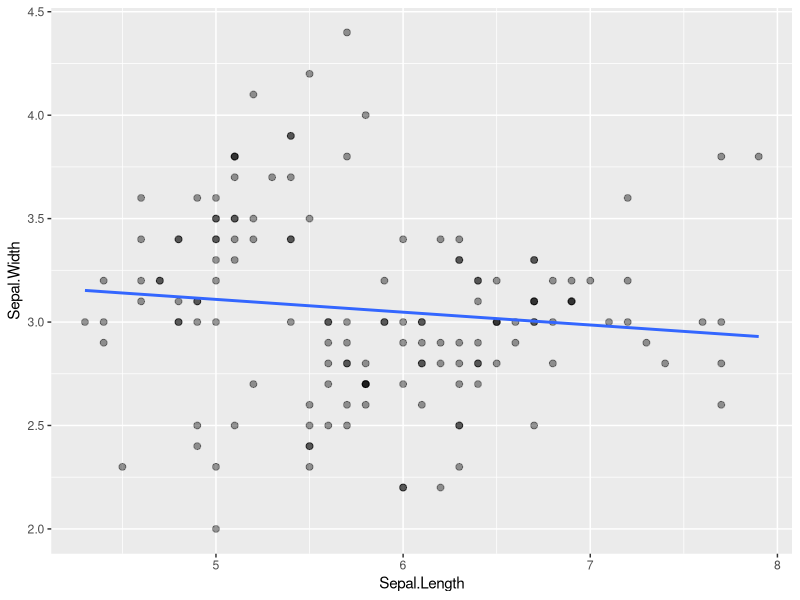
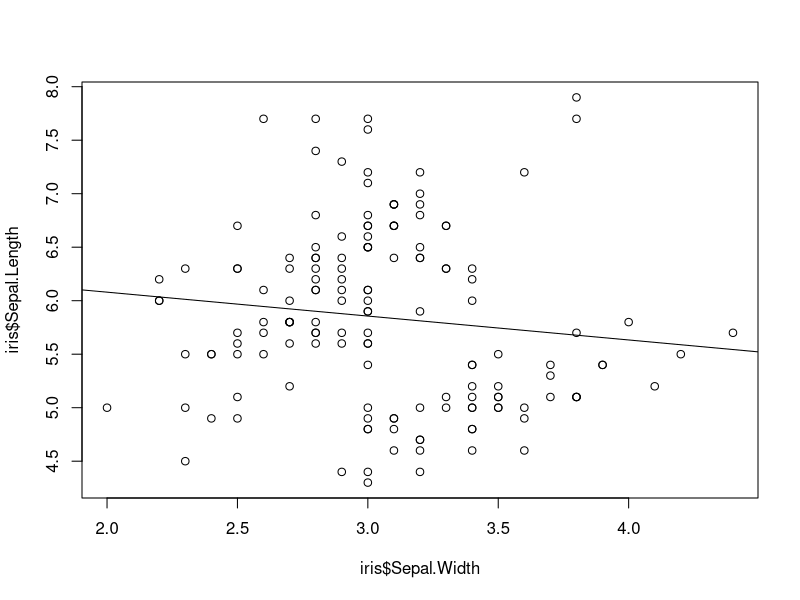
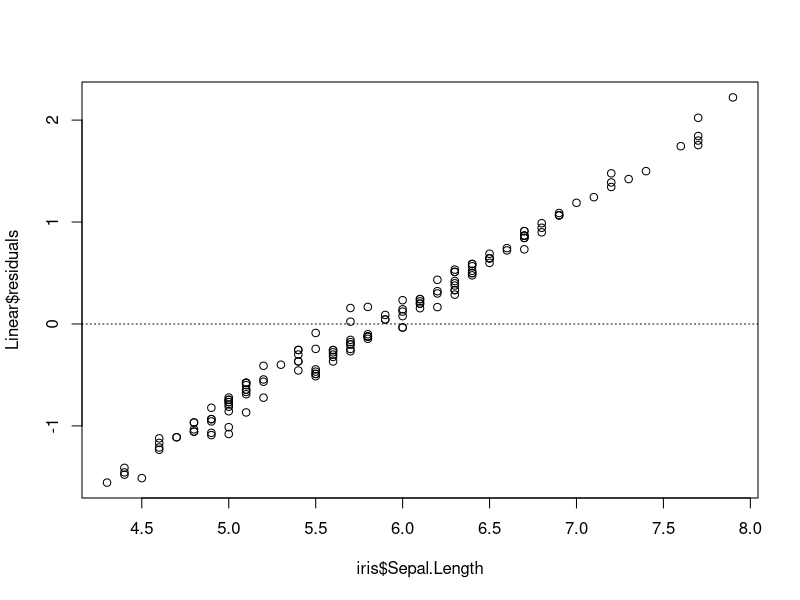
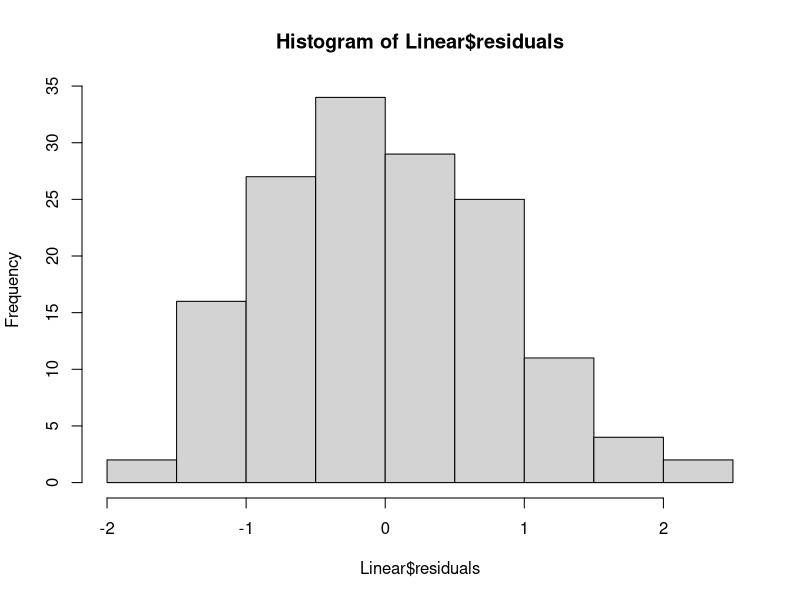
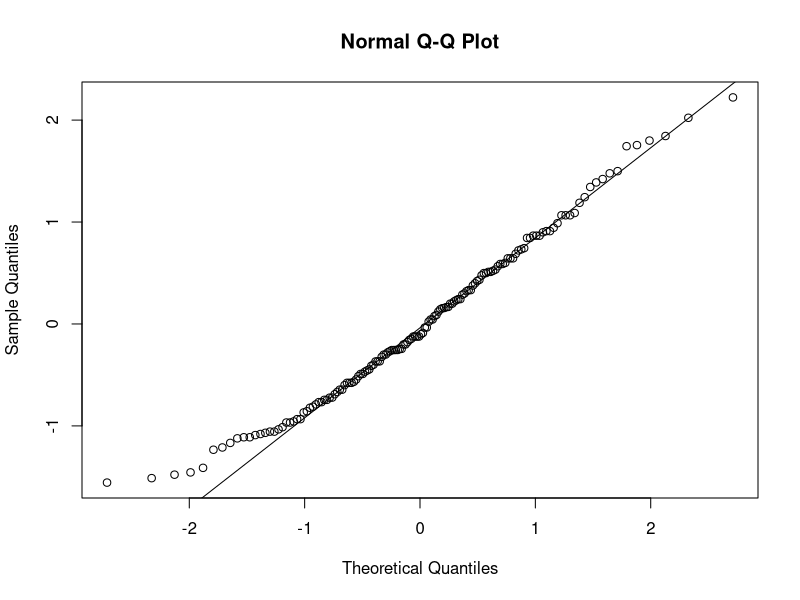

These charts were generated, in order, by the following R code:
## ---- chunk 1
head(iris)
## ---- chunk 2
summary(iris)
## ---- chunk 3
library(ggplot2)
ggplot(data = iris, aes(x=Sepal.Length, y=Sepal.Width)) + geom_point(size = 2, alpha = .4) + geom_smooth(method = "lm", se = FALSE)
  
  
## ---- chunk 4
#correlation:
cor(iris$Sepal.Length,iris$Sepal.Width)
## ---- chunk 5
# linear model
Linear =lm(Sepal.Length~ Sepal.Width, data = iris)

summary(Linear)
## ---- chunk 6
# scatterplot with least squares line
plot(iris$Sepal.Length~iris$Sepal.Width)
abline(Linear)
## ---- chunk 7
# residuals plot with constant variability
plot(Linear$residuals ~ iris$Sepal.Length)
abline(h = 0, lty = 3)
## ---- chunk 8
# histogram of residuals
hist(Linear$residuals)


## ---- chunk 9
# qqplot
qqnorm(Linear$residuals)
qqline(Linear$residuals)
